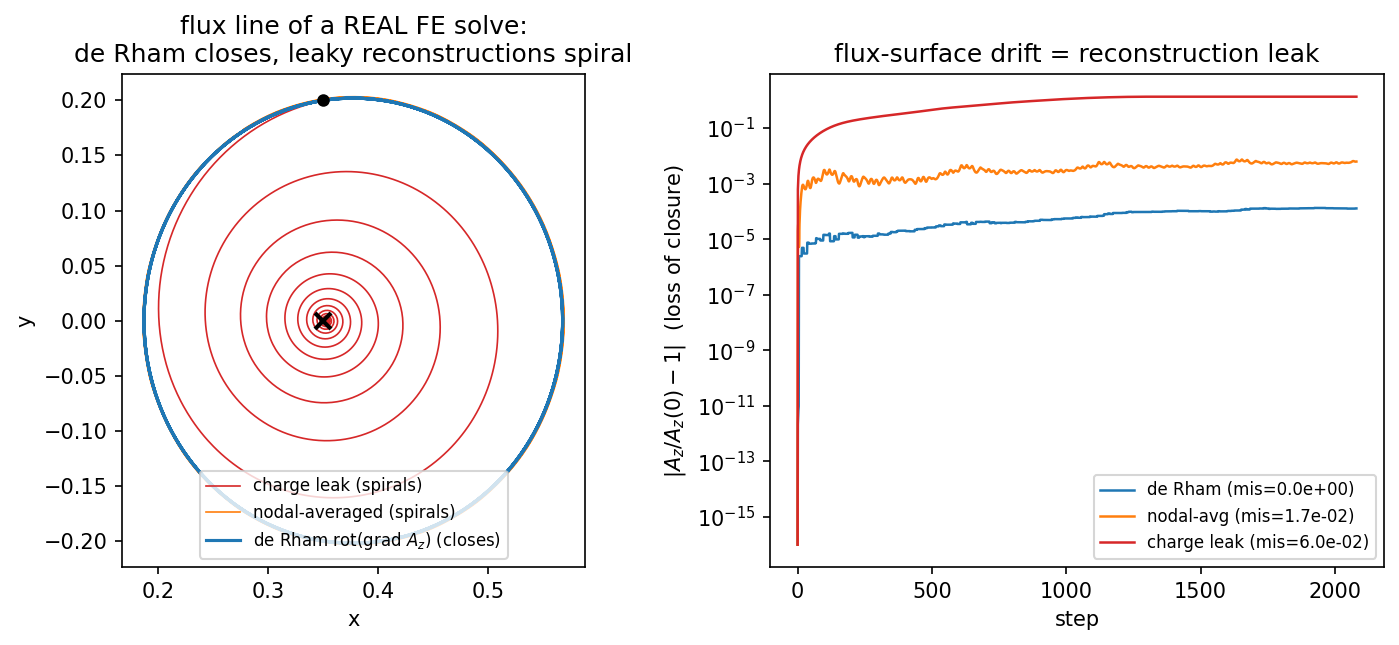

Write Python code to recreate this figure.
r"""Flux-line closure on a REAL solved FE field: the de Rham / edge-FE reconstruction
closes, the nodal-averaged reconstruction spirals.

This is the *field* face of `flux_line_closure_symplectic.py` carried onto an actual
NGSolve solve (that script isolated the *integrator* face on an analytic field).  It
realises Noguchi's point on a genuine finite-element magnetic field and turns it into
the **field-reconstruction-quality diagnostic** for the HDiv-VIM migration.

Setup: a 2-D magnetostatic solve `-div(grad A_z) = J` for a current dipole (a +J / -J
wire pair) on a square, `A_z in H1` (order p).  A flux line is an integral curve of B
(`dx/ds = B`); in 2-D `A_z` is the flux-line Hamiltonian, so a flux line closes iff
`A_z` is conserved along it.  We trace ONE flux line of two reconstructions of the SAME
solve with the SAME integrator, so the only variable is the reconstruction:

  (A) the de Rham / edge-FE field   B_cl = rot(grad A_z) = (dA_z/dy, -dA_z/dx).
      This is the discrete curl of the scalar potential -- a CLOSED 2-form by
      construction (`div B_cl = 0` weakly; its normal component is continuous across
      every element edge because it equals the tangential derivative of the continuous
      A_z).  Crucially `B_cl . grad(A_z) = 0 pointwise` -- the field is exactly tangent
      to the flux surfaces A_z = const.  This is exactly the edge-(H(curl)) flux-line
      field of Hirahatake, Noguchi, Igarashi & Yamashita (IEEJ, pp.1205-1212):
      `B = curl A` from edge elements is divergence-free by the de Rham property.

  (B) the nodal-averaged field        B_lk = L2-project(B_cl) onto VectorH1.
      Forcing BOTH components continuous (nodal averaging) breaks the de Rham
      structure: B_lk is no longer the curl of a scalar, `div B_lk != 0`, and
      `B_lk . grad(A_z) != 0` -- the reconstructed field drifts OFF the flux surfaces.
      This is the 2-D analogue of a *leaky* demag-field reconstruction (the HDiv-VIM
      `M_mass^-1 N m` solenoidal leak): the flux line is the visible symptom.

Reported:
  - field-quality metric: the RMS misalignment `|B . grad(A_z)| / (|B| |grad A_z|)`
    (the cosine of the angle off the flux surface).  ~0 for (A), order-1e-1 for (B).
  - the traced flux line: A_z drift along the curve, and the return distance to the
    start.  (A) closes (A_z bounded, returns); (B) spirals (A_z drifts secularly).
    Same RK4 integrator for both -- so the contrast is the FIELD, not the stepper.

The 3-D generalisation is helicity-obstructed (a real 3-D field need not be foliated
by closed flux surfaces) -- see `clebsch_3d_closing_condition.py`.  In 2-D `A_z` is the
single Clebsch potential and closure is unobstructed, so 2-D is the clean regime to
pin the reconstruction-quality diagnostic.

run:  python flux_line_realfield_ngsolve.py
"""
import os

import numpy as np
import ngsolve as ng
from netgen.geom2d import SplineGeometry

x, y = ng.x, ng.y

# current dipole: +J / -J wires at (+-XC, 0), smooth (Gaussian) so no region meshing.
XC = 0.35
WIRE_S = 0.06          # wire core radius (Gaussian width)
EPS_LEAK = 0.06        # strength of the explicit de Rham-complement (charge) leak


def _solve_Az(order=3, maxh=0.045):
    """Real 2-D magnetostatic solve -div(grad A_z) = J for the current dipole.
    Returns (mesh, gfA)."""
    geo = SplineGeometry()
    geo.AddRectangle((-1, -1), (1, 1), bc="outer")
    mesh = ng.Mesh(geo.GenerateMesh(maxh=maxh))
    fes = ng.H1(mesh, order=order, dirichlet="outer")
    u, v = fes.TnT()
    blob_p = ng.exp(-((x - XC) ** 2 + y ** 2) / WIRE_S ** 2)
    blob_m = ng.exp(-((x + XC) ** 2 + y ** 2) / WIRE_S ** 2)
    J = blob_p - blob_m
    a = ng.BilinearForm(fes, symmetric=True)
    a += ng.grad(u) * ng.grad(v) * ng.dx
    f = ng.LinearForm(fes)
    f += J * v * ng.dx
    a.Assemble(); f.Assemble()
    gfA = ng.GridFunction(fes)
    gfA.vec.data = a.mat.Inverse(fes.FreeDofs(), inverse="sparsecholesky") * f.vec
    return mesh, gfA


def _misalignment(mesh, B_cf, gradA_cf):
    """RMS of  |B . grad(A_z)| / (|B| |grad A_z|)  -- the cosine of the angle off the
    flux surface A_z = const.  0 = exactly tangent (de Rham), >0 = drifts off."""
    dotsq = ng.InnerProduct(B_cf, gradA_cf) ** 2
    bn2 = ng.InnerProduct(B_cf, B_cf)
    gn2 = ng.InnerProduct(gradA_cf, gradA_cf)
    num = ng.Integrate(dotsq, mesh)
    den = ng.Integrate(bn2 * gn2, mesh)
    return float(np.sqrt(num / den))


def _trace(mesh, vel_cf, gfA, x0, ds, n):
    """RK4 flux-line trace dx/ds = vhat (unit-speed) of the field vel_cf.  Same
    integrator for every field -> the only variable is the reconstruction.  Stops
    if the curve leaves the mesh.  Returns (xs, Az_along)."""
    def vhat(p):
        mp = mesh(p[0], p[1])              # raises if outside the mesh
        vx, vy = vel_cf(mp)
        v = np.array([vx, vy]); nv = np.linalg.norm(v)
        return v / nv if nv > 1e-14 else v
    xs = [np.array(x0, float)]; Az = [float(gfA(mesh(x0[0], x0[1])))]
    p = np.array(x0, float)
    for _ in range(n):
        try:
            k1 = vhat(p)
            k2 = vhat(p + 0.5 * ds * k1)
            k3 = vhat(p + 0.5 * ds * k2)
            k4 = vhat(p + ds * k3)
            p = p + ds / 6.0 * (k1 + 2 * k2 + 2 * k3 + k4)
            Az.append(float(gfA(mesh(p[0], p[1]))))
            xs.append(p.copy())
        except Exception:
            break
    return np.array(xs), np.array(Az)


def _closure(xs, x0):
    """Smallest return distance to the start after the curve has left a neighbourhood."""
    d = np.linalg.norm(xs - np.asarray(x0), axis=1)
    if len(d) < 10:
        return float(d.max() if len(d) else 1.0)
    left = np.where(d > 0.5 * d.max())[0]
    return float(d[left[0]:].min()) if len(left) else float(d.min())


def analyze(order=3, maxh=0.045, turns=4.0, steps_per_turn=520, eps_leak=EPS_LEAK):
    """The reconstruction-quality diagnostic.  Three reconstructions of ONE solve:
      - de Rham  rot(grad A_z)             -- closed 2-form, exactly on the flux surface;
      - nodal-averaged VectorH1 order 1    -- the realistic parameter-free leak (the
                                              edge-vs-nodal point, Noguchi);
      - explicit charge leak B_cl + eps*grad(A_z) -- the controlled de Rham-complement
                                              admixture (model of the M_mass^-1 N m leak).
    Returns each field's flux-surface misalignment and the closure of its traced line."""
    with ng.TaskManager():
        mesh, gfA = _solve_Az(order=order, maxh=maxh)
        gradA = ng.grad(gfA)
        B_cl = ng.CoefficientFunction((gradA[1], -gradA[0]))      # rot(grad A_z): closed 2-form
        # (B) realistic leak: nodal averaging onto linear VectorH1 (the edge-vs-nodal point).
        fesB = ng.VectorH1(mesh, order=1)
        gfB = ng.GridFunction(fesB); gfB.Set(B_cl)
        B_nd = ng.CoefficientFunction((gfB[0], gfB[1]))
        # (C) controlled leak: a spurious irrotational (charge) component of strength eps.
        B_lk = B_cl + eps_leak * gradA

        mis_cl = _misalignment(mesh, B_cl, gradA)
        mis_nd = _misalignment(mesh, B_nd, gradA)
        mis_lk = _misalignment(mesh, B_lk, gradA)

        # a flux line around the +wire: start above it, on a closed A_z contour.
        x0 = (XC, 0.20)
        # rough loop circumference for a geometric step (~ encircles the wire).
        circ = 2 * np.pi * 0.20
        ds = circ / steps_per_turn
        n = int(turns * steps_per_turn)
        xs_cl, Az_cl = _trace(mesh, B_cl, gfA, x0, ds, n)
        xs_nd, Az_nd = _trace(mesh, B_nd, gfA, x0, ds, n)
        xs_lk, Az_lk = _trace(mesh, B_lk, gfA, x0, ds, n)

    Az0 = abs(Az_cl[0]) + 1e-30
    drift = lambda Az: float(np.max(np.abs(Az - Az[0])) / Az0)
    return {
        "order": order, "maxh": maxh, "ne": int(mesh.GetNE(ng.VOL)), "eps_leak": eps_leak,
        "mis_closed": mis_cl, "mis_nodal": mis_nd, "mis_leaky": mis_lk,
        "drift_closed": drift(Az_cl), "drift_nodal": drift(Az_nd), "drift_leaky": drift(Az_lk),
        "ret_closed": _closure(xs_cl, x0), "ret_nodal": _closure(xs_nd, x0),
        "ret_leaky": _closure(xs_lk, x0),
        "n_closed": len(xs_cl), "n_nodal": len(xs_nd), "n_leaky": len(xs_lk),
        "xs_closed": xs_cl, "xs_nodal": xs_nd, "xs_leaky": xs_lk, "x0": x0,
        "Az_closed": Az_cl, "Az_nodal": Az_nd, "Az_leaky": Az_lk,
    }


def _plot(r):
    import matplotlib
    matplotlib.use("Agg")
    import matplotlib.pyplot as plt
    fig, (ax, ax2) = plt.subplots(1, 2, figsize=(9.8, 4.4), dpi=150)
    cl, nd, lk = r["xs_closed"], r["xs_nodal"], r["xs_leaky"]
    ax.plot(lk[:, 0], lk[:, 1], "C3-", lw=0.8, label="charge leak (spirals)")
    ax.plot(nd[:, 0], nd[:, 1], "C1-", lw=0.8, label="nodal-averaged (spirals)")
    ax.plot(cl[:, 0], cl[:, 1], "C0-", lw=1.5, label="de Rham rot(grad $A_z$) (closes)")
    ax.plot([XC], [0], "kx", ms=8, mew=2); ax.plot(*r["x0"], "k.", ms=10)
    ax.set_aspect("equal"); ax.set_xlabel("x"); ax.set_ylabel("y")
    ax.set_title("flux line of a REAL FE solve:\nde Rham closes, leaky reconstructions spiral")
    ax.legend(fontsize=8, loc="lower center")
    for key, c, lab in (("closed", "C0", "de Rham"), ("nodal", "C1", "nodal-avg"),
                        ("leaky", "C3", "charge leak")):
        Az = r[f"Az_{key}"]; s = np.arange(len(Az))
        ax2.semilogy(s, np.abs(Az / Az[0] - 1) + 1e-16, c + "-", lw=1.2,
                     label=f"{lab} (mis={r['mis_' + key]:.1e})")
    ax2.set_xlabel("step"); ax2.set_ylabel("$|A_z/A_z(0) - 1|$  (loss of closure)")
    ax2.set_title("flux-surface drift = reconstruction leak")
    ax2.legend(fontsize=8, loc="lower right")
    png = os.path.splitext(os.path.abspath(__file__))[0] + ".png"
    fig.tight_layout(); fig.savefig(png, bbox_inches="tight"); plt.close(fig)
    print(f"  figure saved: {png}")


def main():
    print("Flux-line closure on a REAL solved FE field: de Rham closes, nodal-averaged spirals\n")
    r = analyze()
    print(f"  2-D magnetostatic solve  ne={r['ne']}  H1 order {r['order']}  (current dipole)")
    print(f"  field-quality (RMS misalignment |B.gradA|/(|B||gradA|), 0 = on the flux surface):")
    print(f"    de Rham  rot(grad A_z) : {r['mis_closed']:.2e}   (closed 2-form, tangent by construction)")
    print(f"    nodal-averaged (ord 1) : {r['mis_nodal']:.2e}   (edge-vs-nodal leak, parameter-free)")
    print(f"    charge leak (eps={r['eps_leak']:.2f})  : {r['mis_leaky']:.2e}   (de Rham-complement admixture)")
    print(f"  traced flux line (same RK4 integrator):")
    print(f"    de Rham  : A_z drift={r['drift_closed']:.2e}  return dist={r['ret_closed']:.2e}  -> CLOSES")
    print(f"    nodal-avg: A_z drift={r['drift_nodal']:.2e}  return dist={r['ret_nodal']:.2e}  -> spirals")
    print(f"    charge   : A_z drift={r['drift_leaky']:.2e}  return dist={r['ret_leaky']:.2e}  -> spirals")
    print(f"    ratio drift(charge)/drift(de Rham)    = {r['drift_leaky']/ (r['drift_closed']+1e-30):.0f}x")
    print(f"    ratio drift(nodal-avg)/drift(de Rham) = {r['drift_nodal']/ (r['drift_closed']+1e-30):.0f}x")
    print("\n  => on a genuine FE field, the de Rham (edge / scalar-potential) reconstruction's flux")
    print("     lines close; the leaky (nodal-averaged or charge-admixed) reconstructions spiral.  This")
    print("     is the field-quality diagnostic for the HDiv-VIM migration: trace a flux line; if it")
    print("     spirals, the reconstruction leaked solenoidal content (the M_mass^-1 N m leak).")
    _plot(r)


if __name__ == "__main__":
    main()
